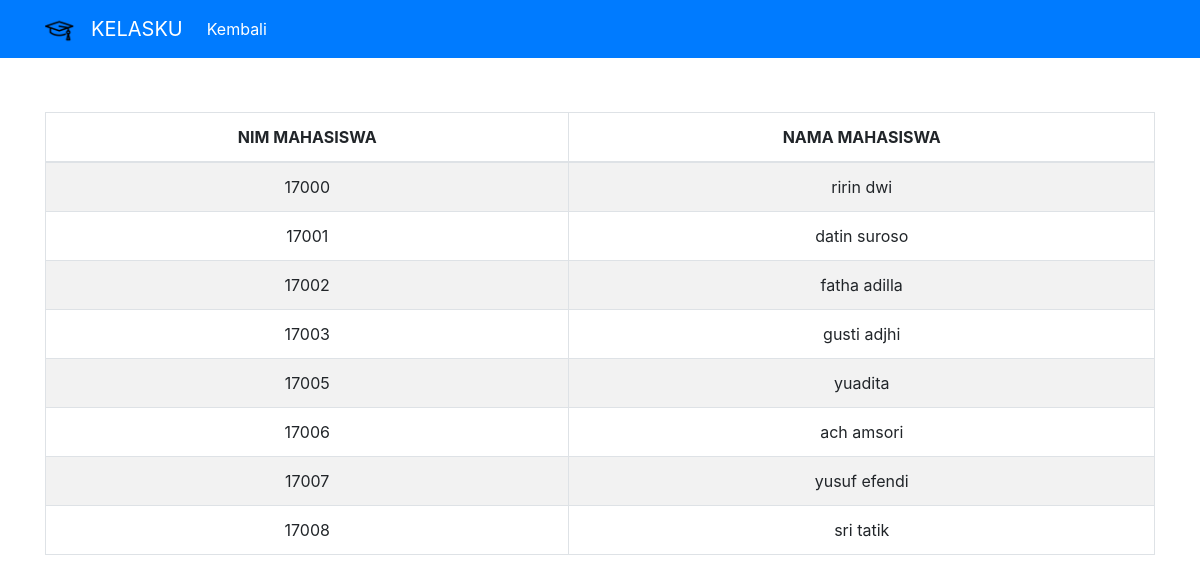
Screenshot of /kelas/kelas_dosen/mahasiswa.php?id_kelas=2 (signed in) with the database file from the repository.
### tables this page shows
CREATE TABLE `kelas_mahasiswa` (
  `id_kelas_mahasiswa` bigint(20) NOT NULL AUTO_INCREMENT,
  `id_kelas` bigint(20) NOT NULL,
  `id_mhs` varchar(30) NOT NULL,
  PRIMARY KEY (`id_kelas_mahasiswa`),
  KEY `id_kelas` (`id_kelas`),
  KEY `id_mhs` (`id_mhs`),
  CONSTRAINT `kelas_mahasiswa_ibfk_2` FOREIGN KEY (`id_kelas`) REFERENCES `kelas` (`id_kelas`),
  CONSTRAINT `kelas_mahasiswa_ibfk_3` FOREIGN KEY (`id_mhs`) REFERENCES `mhs` (`id_mhs`)
);

CREATE TABLE `mhs` (
  `id_mhs` varchar(30) NOT NULL,
  `nm_mhs` varchar(30) DEFAULT NULL,
  `email` varchar(40) DEFAULT NULL,
  `notelp` varchar(40) DEFAULT NULL,
  PRIMARY KEY (`id_mhs`)
);

### kelas/kelas_dosen/mahasiswa.php (the view, shortened to what this page needs)
<!doctype html>
<html lang="en">
<?php
include 't_head.php';
include 't_nav.php';
?>
<br><br><br><br>
<div class="container text-center pt-3 md-5">
  <table class="table table-striped table-bordered table-hover">
    <thead>
      <tr>
        <th>NIM MAHASISWA</th>
        <th>NAMA MAHASISWA</th>
      </tr>
    </thead>
    <tbody>
      <?php include 'konek.php';
      $idkelas = $_GET['id_kelas'];
      $sql = mysqli_query($konek, "SELECT * FROM kelas_mahasiswa a JOIN mhs b ON a.id_mhs=b.id_mhs
                                    WHERE id_kelas=$idkelas");
      while ($data = mysqli_fetch_assoc($sql)) {
      ?>
        <tr>
          <td><?php echo $data['id_mhs']; ?></td>
          <td><?php echo $data['nm_mhs']; ?></td>
        </tr>
      <?php } ?>
    </tbody>
  </table>
</div>
</body>
</html>

### rows the page displays
kelas_mahasiswa: id_mhs.id_mhs "17000", id_mhs.nm_mhs "ririn dwi"
kelas_mahasiswa: id_mhs.id_mhs "17001", id_mhs.nm_mhs "datin suroso"
kelas_mahasiswa: id_mhs.id_mhs "17002", id_mhs.nm_mhs "fatha adilla"
kelas_mahasiswa: id_mhs.id_mhs "17003", id_mhs.nm_mhs "gusti adjhi"
kelas_mahasiswa: id_mhs.id_mhs "17005", id_mhs.nm_mhs "yuadita"
kelas_mahasiswa: id_mhs.id_mhs "17006", id_mhs.nm_mhs "ach amsori"
kelas_mahasiswa: id_mhs.id_mhs "17007", id_mhs.nm_mhs "yusuf efendi"
kelas_mahasiswa: id_mhs.id_mhs "17008", id_mhs.nm_mhs "sri tatik"
